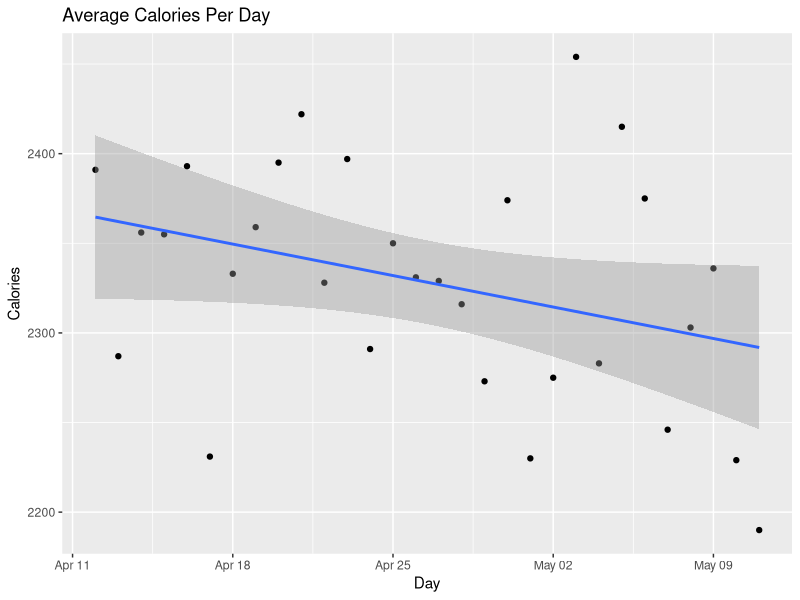
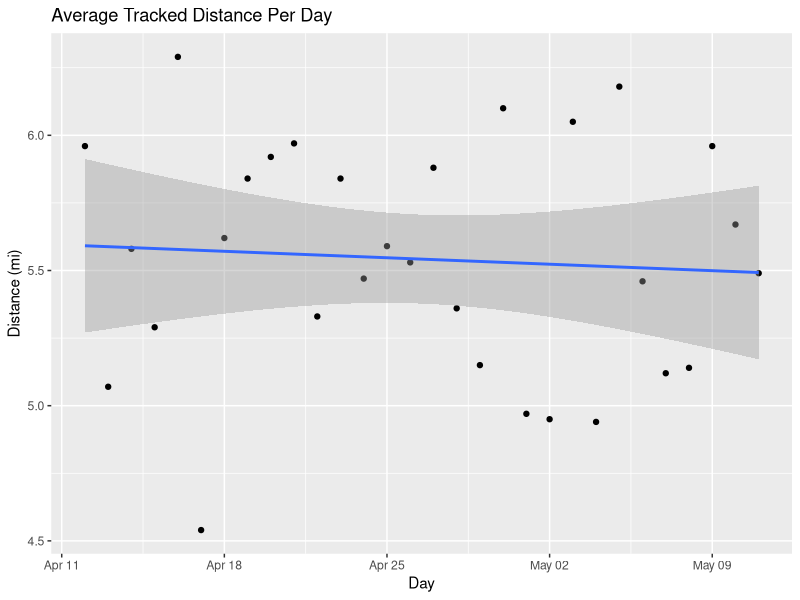
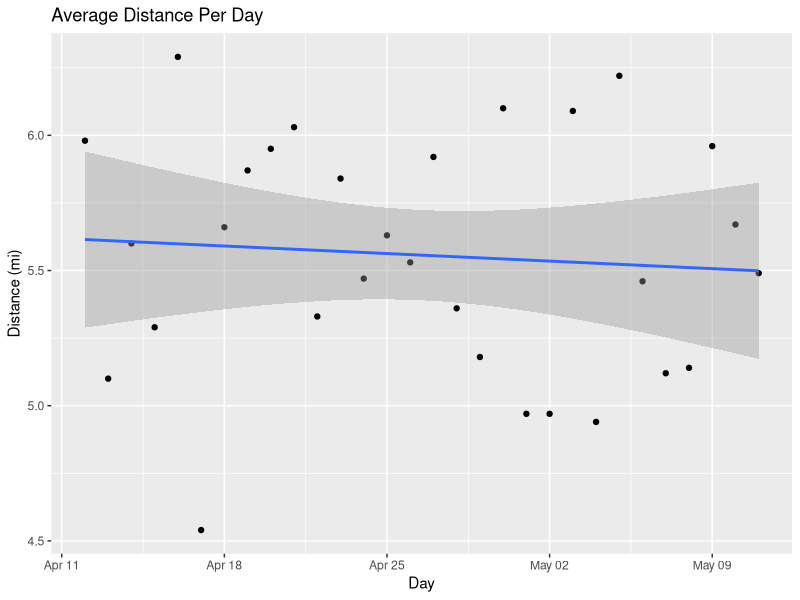
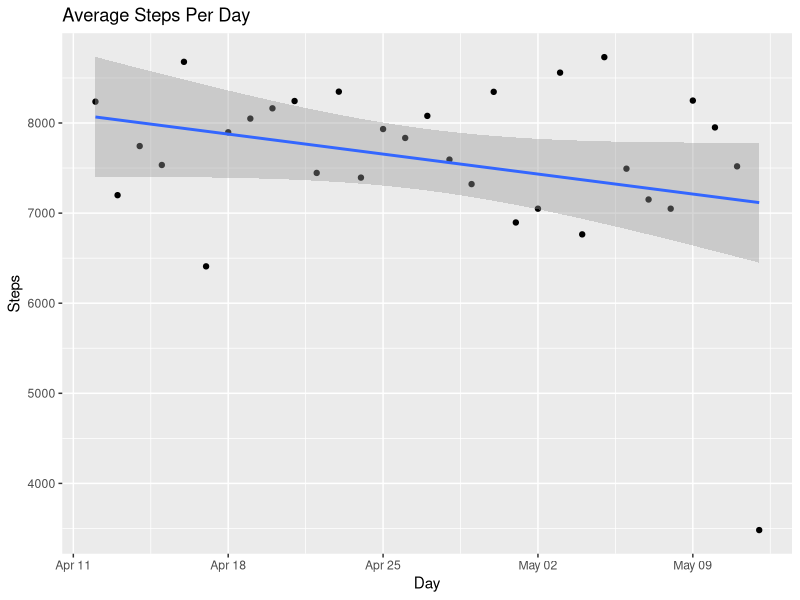

These charts were generated, in order, by the following R code:
# installs necessary packages to complete analysis 
install.packages('rmarkdown')
library(rmarkdown)
install.packages("tidyverse")
library(tidyverse) 
install.packages("ggplot2") 
library(ggplot2)
library(dplyr)

#####  Calories   #################################

# loads calories file
library(readxl)
  calories <- read_excel("SQL Query Code/Results/Average Calories per day.xls")
  calo = data.frame(calories) 
  
    
  #Filters out the outlier
  filt_calo = filter(calo, Calories_Per_day > 1900) 
  
  # Makes scatter plot for the Average Calories per day
  ggplot(data= filt_calo, mapping = aes(x=ActivityDate, y=Calories_Per_day)) +geom_point() +
  geom_smooth(method = lm) + ggtitle('Average Calories Per Day') + labs(x = 'Day', y ='Calories')



#####  Tracked Distance  ##########################

# loads tracked distance file
library(readxl)
tracked_distance <- read_excel("SQL Query Code/Results/Average Distance Tracked.xls")
trac = data.frame(tracked_distance)

#Filters out the outlier
filt_trac = filter(trac, Distance_tracked_Per_Day > 2.5) 

# Makes scatter plot for the Average Tracked Distance per day
ggplot(data=filt_trac, mapping = aes(x=ActivityDate, y=Distance_tracked_Per_Day)) +geom_point() +
  geom_smooth(method = lm) + ggtitle('Average Tracked Distance Per Day') + labs(x = 'Day', y ='Distance (mi)')




#####  Total Distance #########################

# loads distance file
library(readxl)
distance <- read_excel("SQL Query Code/Results/Average Distance Traveled.xls")
dis = data.frame(distance)

#Filters out the outlier
filt_dis= filter(dis, Distance_traveled_Per_Day > 2.5) 

# Makes scatter plot for the Average Tracked Distance per day
ggplot(data=filt_dis, mapping = aes(x=ActivityDate, y=Distance_traveled_Per_Day)) +geom_point() +
  geom_smooth(method = lm) + ggtitle('Average Distance Per Day') + labs(x = 'Day', y ='Distance (mi)')




#####  Steps  ###############################

# loads steps file 
library(readxl)
steps <- read_excel("SQL Query Code/Results/Average steps per day.xls")
ste = data.frame(steps)

#Filters out the outlier
filt_ste = filter(ste, Average_Total_steps > 2.5)

# Makes scatter plot for the Average Tracked Distance per day
ggplot(data=filt_ste, mapping = aes(x=ActivityDate, y=Average_Total_steps)) +geom_point() +
  geom_smooth(method = lm) + ggtitle('Average Steps Per Day') + labs(x = 'Day', y ='Steps')
